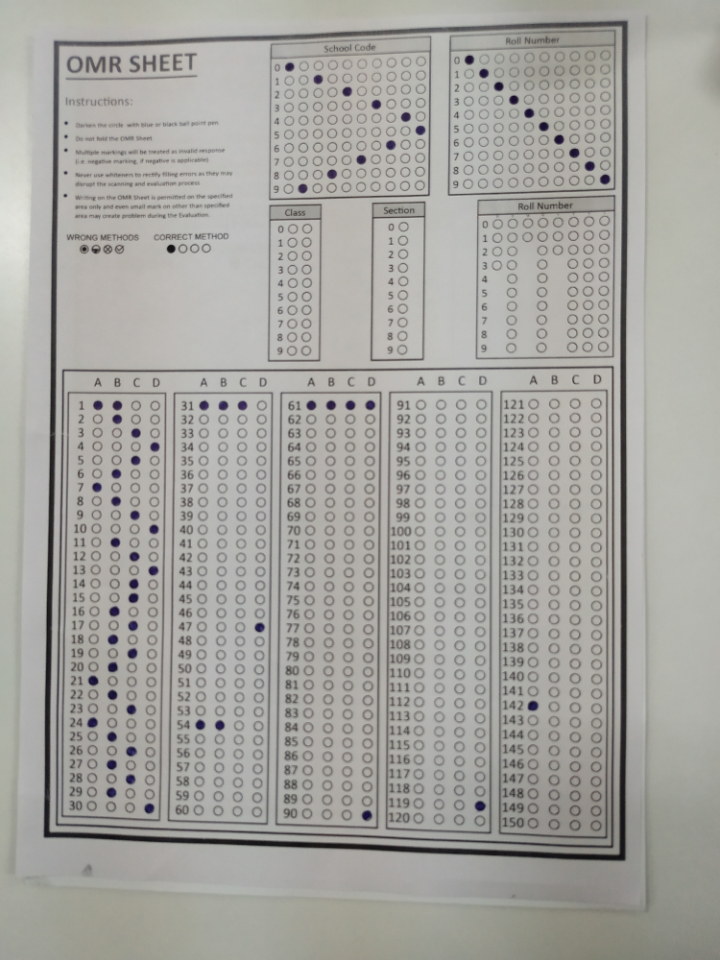
#> input picture images/sample2.jpg, 720 x 960 px, given in place of muthu200.jpg, which was not available
$ python extractAnswerKeysV1.py
#> lines starting #> are read from the running program, lines starting #| are printed output that depends on the picture; after the words box and inside, x2 and y2 are one past the last pixel; in counts of white or black regions, pixels touching at a corner belong together; long printed decimals are rounded; pictures that were not available may be replaced by others from this repository, and a replacement may not be noted
# import the necessary packages
from skimage.filters import threshold_local
import numpy as np
import argparse
import cv2
import imutils
from imutils.perspective import four_point_transform
import warnings
import math
from imutils import contours
from datetime import datetime
warnings.filterwarnings("ignore")


def getContoursFromImage(imagePath, block_number):
    # load the image and compute the ratio of the old height to the new height, clone it, and resize it
#> called with block_number = 1
    image = cv2.imread(imagePath)
#> image is the input picture: shape (960, 720, 3); mean B, G, R 159.7, 164.5, 165.3
    orig = image.copy()

    # convert the image to grayscale, blur it, and find edges in the image
    gray = cv2.cvtColor(src=image, code=cv2.COLOR_BGR2GRAY)
    gray = cv2.GaussianBlur(src=gray, ksize=(5, 5), sigmaX=0, sigmaY=0)
    edged = cv2.Canny(image=gray, threshold1=75, threshold2=200, L2gradient=False)
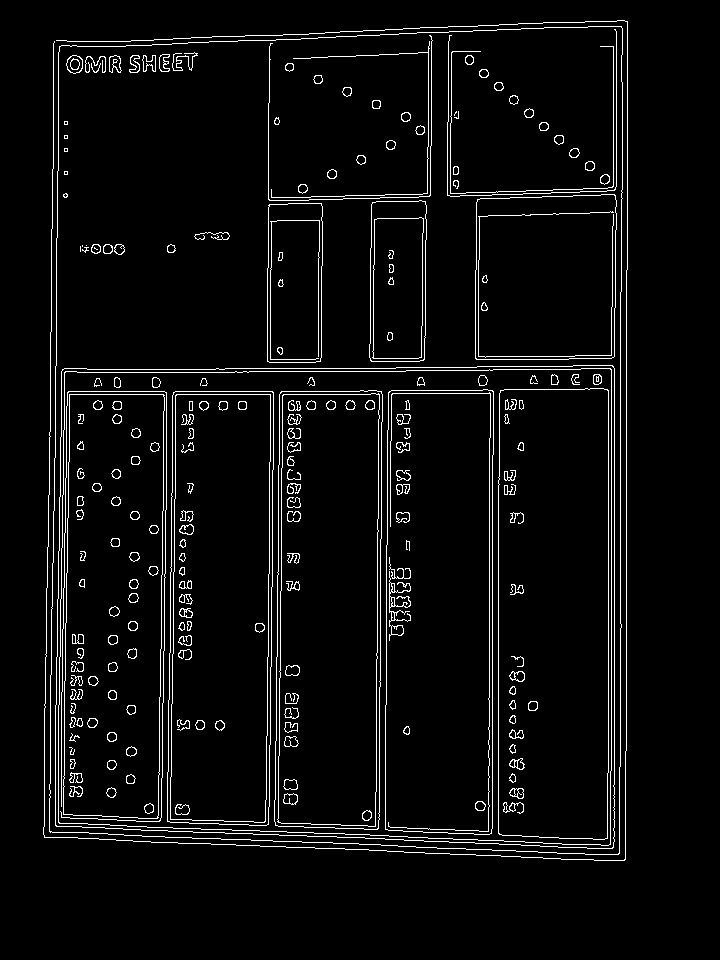
#> edged: shape (960, 720); 4.6% white in thin lines or dots, all inside (x1, y1, x2, y2) = (43, 20, 628, 861)
    #cv2.imshow("gray", imutils.resize(gray, height=800))
    #cv2.imshow("edged", imutils.resize(edged, height=800))

    # find the contours in the edged image, keeping only the largest ones, and initialize the screen contour
    cnts = cv2.findContours(image=edged.copy(), mode=cv2.RETR_LIST, method=cv2.CHAIN_APPROX_SIMPLE) #return countour tuple
#> cnts = 408 contours, 81 with area under 20; largest, box (x1, y1, x2, y2) and area: (49, 26, 623, 855) 456945, (49, 26, 623, 855) 456941, (55, 365, 615, 849) 261122, (55, 365, 615, 849) 261117, (58, 368, 612, 846) 254771
    cnts = imutils.grab_contours(cnts) # extract cnts[0]
    cnts = sorted(cnts, key=cv2.contourArea, reverse=True)[:200]
#> cnts = 200 contours; largest, box (x1, y1, x2, y2) and area: (49, 26, 623, 855) 456945, (49, 26, 623, 855) 456941, (55, 365, 615, 849) 261122, (55, 365, 615, 849) 261117, (58, 368, 612, 846) 254771

    screenCnt = []
    total_cnts = len(cnts)
#> total_cnts = 200
    print(f'Total contours = {total_cnts}')
#| Total contours = 200
    # loop over the contours
    for i in range(total_cnts):
        # approximate the contour
        peri = cv2.arcLength(cnts[i], True)
        approx = cv2.approxPolyDP(cnts[i], 0.02 * peri, True)
        # if our approximated contour has four points, then we can assume that we have found our screen
        if len(screenCnt)>100:
            break
        elif len(approx) == 4:
            if i == 0:
                screenCnt.append(approx)
            elif abs(cv2.contourArea(cnts[i])-cv2.contourArea(cnts[i-1])) > cv2.contourArea(cnts[i])*0.1:
                screenCnt.append(approx)
            else:
                pass
#> this loop made 200 passes
#> peri on passes 29 to 31: 486.5, 57.46, 55.11
#> after the loop, screenCnt = 6 contours; box (x1, y1, x2, y2) and area: (50, 26, 622, 854) 456078, (55, 366, 614, 849) 259866, (499, 388, 608, 839) 46610, (476, 194, 615, 360) 22136, (371, 201, 426, 362) 8425, (373, 217, 422, 359) 6626
                #print(f'{cv2.contourArea(cnts[i])} is the area of {i} and {i-1} contour')

    total = [cv2.contourArea(cnt) for cnt in screenCnt]
#> total = [456078.5, 259866, 46610.5, 22135.5, 8425, 6625.5]
    norm_list = [float(i)/sum([i for i in total]) for i in [i for i in total]]
#> norm_list = [0.57, 0.325, 0.0583, 0.0277, 0.0105, 0.00828]
    print(norm_list)
#| [0.5703, 0.3249, 0.05828, 0.02768, 0.01053, 0.008285]
    for idx, norm in enumerate(norm_list):
        if idx==0:
            pass
            #print(f'++++++++{idx}')
        elif norm > max(norm_list)*0.90:
            #print(f'++++++++{idx}')
            del screenCnt[idx]
#> this loop made 6 passes
#> norm on passes 1 to 6: 0.57, 0.325, 0.0583, 0.0277, 0.0105, 0.00828

    print(f'Total unique contours = {len(screenCnt)}')
#| Total unique contours = 6

    # apply the four point transform to obtain a top-down view of the original image
    warped = four_point_transform(image=gray, pts=screenCnt[block_number].reshape(4, 2))
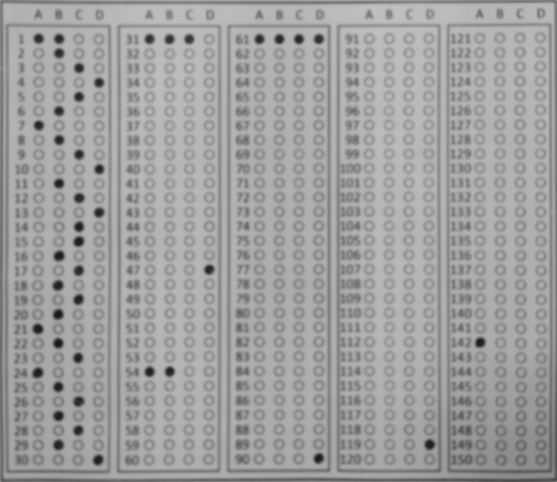
#> warped: shape (482, 557); min 24, max 191, mean 159.6
    warped = cv2.threshold(src=warped, thresh=0, maxval=255, type=cv2.THRESH_BINARY_INV | cv2.THRESH_OTSU)[1]
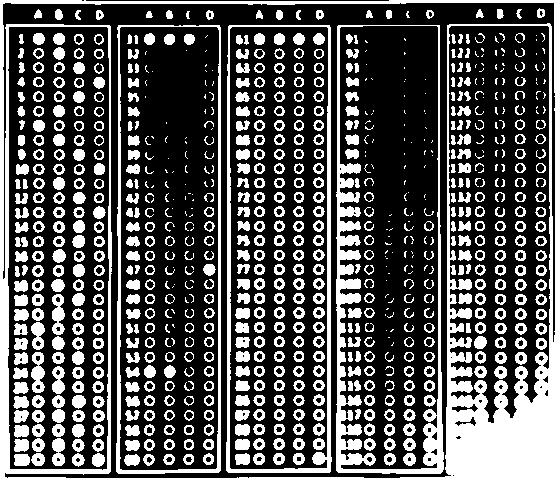
#> warped: shape (482, 557); 32% white; 825 white regions (200 under 20 px), largest, box (x1, y1, x2, y2) and area: (0, 0, 557, 482) 24405, (336, 25, 444, 474) 7120, (226, 25, 332, 473) 3997
    paper = four_point_transform(image=orig, pts=screenCnt[block_number].reshape(4, 2))
    # [5 lines of commented-out code are left out]
    print(cv2.contourArea(screenCnt[block_number]))
#| 259866.0
    return warped, paper

def findContoursFromQASection(matrix, b_no):
    # find the contours in the edged image, keeping only the largest ones, and initialize the screen contour
    cnts = cv2.findContours(image=matrix.copy(), mode=cv2.RETR_LIST, method=cv2.CHAIN_APPROX_SIMPLE) #return countour tuple
    cnts = imutils.grab_contours(cnts) # extract cnts[0]
    cnts = sorted(cnts, key=cv2.contourArea, reverse=True)
    screenCnt=[]
    print(f'Total contours = {len(cnts)}')

    # loop over the contours
    for idx, cnt in enumerate(cnts):
        # approximate the contour
        peri = cv2.arcLength(cnt, True)
        approx = cv2.approxPolyDP(curve=cnt, epsilon=0.02*peri, closed=True)
        # if our approximated contour has four points, then we can assume that we have found our screen
        if len(screenCnt)>100:
            break
        elif len(approx) == 4:
            if idx==0:
                screenCnt.append(approx)
            else:
                screenCnt.append(approx)

    total = [cv2.contourArea(cnt) for cnt in screenCnt]
    norm_list = [float(i)/sum([i for i in total]) for i in [i for i in total]]
    for idx, norm in enumerate(norm_list):
        if idx==0:
            pass
            #print(f'++++++++{idx}')
        elif norm > max(norm_list)*0.90:
            #print(f'++++++++{idx}')
            del screenCnt[idx]

    x_cor_for_max_circle = [cor[0] for cor in screenCnt[0].reshape(4,2)]
    for contr in screenCnt[1:6]:
        x_cor_for_nth_circle = [cor[0] for cor in contr.reshape(4,2)]
        if max(x_cor_for_nth_circle) <= math.ceil((b_no+1)*max(x_cor_for_max_circle)/5) and \
           min(x_cor_for_nth_circle) >= math.ceil(b_no*max(x_cor_for_max_circle)/5):
           # apply the four point transform to obtain a top-down view of the original image
           warped = four_point_transform(image=matrix, pts=contr.reshape(4, 2))
           # [5 lines of commented-out code are left out]
        else:
            pass

    print(f'Total valid contours:{len(screenCnt)}')

    for idx, cnt in enumerate(screenCnt):
        pass
        #print(f'{idx+1}th-----------{cv2.contourArea(cnts[idx])}----{cv2.contourArea(cnt)}')
    #print(cv2.arcLength(screenCnt[b_no], True))

    print(f'Total unique contours = {len(screenCnt)}')
    return warped

def findContoursFromQAColumn(matrix, sb_no):
    sub = matrix[(sb_no)*int(matrix.shape[0]/6):(sb_no+1)*int(matrix.shape[0]/6),0:matrix.shape[1]]
    #cv2.imshow(winname="Original subsub", mat=imutils.resize(sub, height=200))
    #cv2.waitKey(0)
    return sub

def findMarkedCircles(warped_sub, b_no, sb_no):
    # find contours in the thresholded image, then initialize the list of contours that correspond to questions
    cnts = cv2.findContours(warped_sub.copy(), cv2.RETR_LIST, cv2.CHAIN_APPROX_SIMPLE)
    cnts = imutils.grab_contours(cnts)
    questionCnts = []
    print(f'------>>>>>Totl contours inside the image:{len(cnts)}')

    # loop over the contours
    for c in cnts:
        # compute the bounding box of the contour, then use the bounding box to derive the aspect ratio
        (x, y, w, h) = cv2.boundingRect(c)
        ar = w / float(h)

        # in order to label the contour as a question, region should be sufficiently wide, sufficiently tall, and
        # have an aspect ratio approximately equal to 1
        if w >= 30 and h >= 30 and ar >= 0.90 and ar <= 1.2:
            questionCnts.append(c)
    print(f'------>>>>>Total valid question contours:{len(questionCnts)}')
    # sort the question cofntours top-to-bottom, then initialize the total number of correct answers
#> (the run stopped early here; a loop or call above may not have finished)
